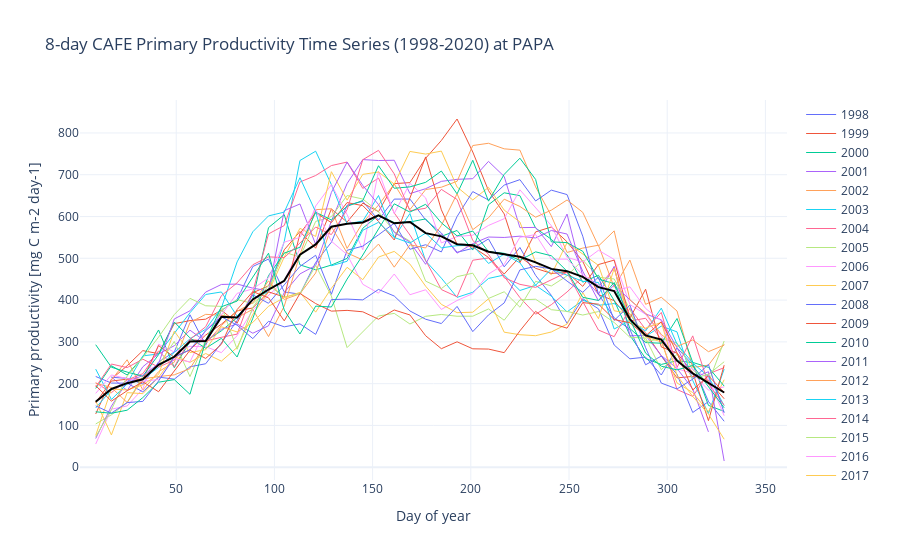

The code cell stored with this chart in its notebook:
### Code cell
# plot 
# Group by year
years = pd.DatetimeIndex(ds_cafe_papa.time.values).year.unique()

fig = go.Figure()

# Plot one line per year 
for year in years:
    yearly_data = ds_cafe_papa.sel(time=str(year))["CAFE"]
    fig.add_trace(go.Scatter(
        x=yearly_data.time.dt.dayofyear,
        y=yearly_data.values,
        mode='lines',
        line=dict(width=1),
        name=str(year),
        showlegend=True 
    ))

# Plot climatology in black
fig.add_trace(go.Scatter(
    x=clim_8d_cafe['day_of_year'],
    y=clim_8d_cafe['CAFE'].values,
    mode='lines',
    name='Median',
    line=dict(color='black', width=2)
))

fig.update_layout(
    title='8-day CAFE Primary Productivity Time Series (1998-2020) at PAPA',
    xaxis_title='Day of year',
    yaxis_title='Primary productivity [mg C m-2 day-1]', 
    template='plotly_white'
)

fig.show()
